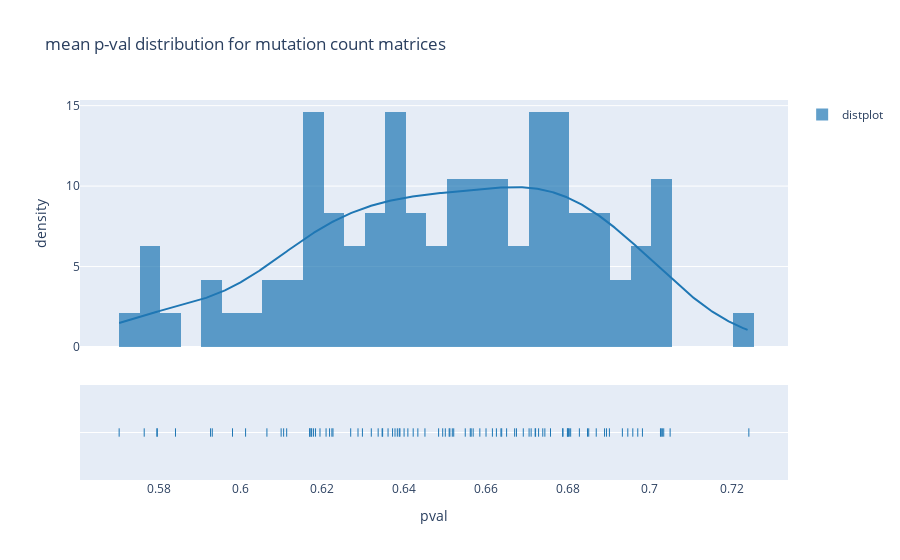

Write notebook code for a chart like this one.
### Code cell
hist_data= mut_means[~np.isnan(mut_means)]
hist_data= [hist_data]
group_labels = ['distplot'] # name of the dataset

fig = ff.create_distplot(hist_data, group_labels,
                        bin_size=.005)


fig.update_layout(title_text='mean p-val distribution for mutation count matrices')
fig.update_layout(xaxis_title= 'pval')
fig.update_layout(yaxis_title= 'density')

### Figure 1 — Plotly figure (JSON) as saved in the notebook; plotly's stock layout.template omitted (floating-point values rounded to 4 significant figures; data arrays with more than 128 entries replaced by an {"elided": "..."} marker saying what was removed)
{"data": [{"autobinx": false, "histnorm": "probability density", "legendgroup": "distplot", "marker": {"color": "rgb(31, 119, 180)"}, "name": "distplot", "opacity": 0.7, "type": "histogram", "x": [0.6388, 0.6901, 0.6894, 0.6377, 0.6674, 0.7028, 0.66, 0.6799, 0.6803, 0.7034, 0.685, 0.6828, 0.6484, 0.6933, 0.6757, 0.6847, 0.651, 0.6636, 0.6743, 0.6615, 0.6625, 0.6669, 0.6561, 0.6801, 0.6806, 0.7026, 0.6638, 0.6958, 0.6787, 0.6982, 0.6517, 0.6433, 0.6194, 0.6217, 0.6113, 0.6226, 0.5841, 0.5927, 0.5931, 0.5795, 0.6169, 0.6269, 0.665, 0.6174, 0.598, 0.6371, 0.6178, 0.6099, 0.6287, 0.6347, 0.5765, 0.6494, 0.6012, 0.6399, 0.6223, 0.6172, 0.6105, 0.5797, 0.5703, 0.636, 0.6064, 0.6389, 0.6169, 0.6183, 0.6346, 0.6728, 0.6691, 0.6738, 0.6563, 0.6584, 0.7242, 0.6549, 0.6705, 0.6869, 0.7049, 0.6889, 0.65, 0.6319, 0.697, 0.6422, 0.6336, 0.6298, 0.671, 0.6787, 0.6521, 0.6383, 0.6798, 0.6511, 0.645, 0.6721, 0.6946, 0.672, 0.6568, 0.6409, 0.703, 0.6209], "xaxis": "x", "xbins": {"end": 0.7242, "size": 0.005, "start": 0.5703}, "yaxis": "y"}, {"legendgroup": "distplot", "marker": {"color": "rgb(31, 119, 180)"}, "mode": "lines", "name": "distplot", "showlegend": false, "type": "scatter", "x": {"elided": "500 float values"}, "xaxis": "x", "y": {"elided": "500 float values"}, "yaxis": "y"}, {"legendgroup": "distplot", "marker": {"color": "rgb(31, 119, 180)", "symbol": "line-ns-open"}, "mode": "markers", "name": "distplot", "showlegend": false, "type": "scatter", "x": [0.6388, 0.6901, 0.6894, 0.6377, 0.6674, 0.7028, 0.66, 0.6799, 0.6803, 0.7034, 0.685, 0.6828, 0.6484, 0.6933, 0.6757, 0.6847, 0.651, 0.6636, 0.6743, 0.6615, 0.6625, 0.6669, 0.6561, 0.6801, 0.6806, 0.7026, 0.6638, 0.6958, 0.6787, 0.6982, 0.6517, 0.6433, 0.6194, 0.6217, 0.6113, 0.6226, 0.5841, 0.5927, 0.5931, 0.5795, 0.6169, 0.6269, 0.665, 0.6174, 0.598, 0.6371, 0.6178, 0.6099, 0.6287, 0.6347, 0.5765, 0.6494, 0.6012, 0.6399, 0.6223, 0.6172, 0.6105, 0.5797, 0.5703, 0.636, 0.6064, 0.6389, 0.6169, 0.6183, 0.6346, 0.6728, 0.6691, 0.6738, 0.6563, 0.6584, 0.7242, 0.6549, 0.6705, 0.6869, 0.7049, 0.6889, 0.65, 0.6319, 0.697, 0.6422, 0.6336, 0.6298, 0.671, 0.6787, 0.6521, 0.6383, 0.6798, 0.6511, 0.645, 0.6721, 0.6946, 0.672, 0.6568, 0.6409, 0.703, 0.6209], "xaxis": "x", "y": ["distplot", "distplot", "distplot", "distplot", "distplot", "distplot", "distplot", "distplot", "distplot", "distplot", "distplot", "distplot", "distplot", "distplot", "distplot", "distplot", "distplot", "distplot", "distplot", "distplot", "distplot", "distplot", "distplot", "distplot", "distplot", "distplot", "distplot", "distplot", "distplot", "distplot", "distplot", "distplot", "distplot", "distplot", "distplot", "distplot", "distplot", "distplot", "distplot", "distplot", "distplot", "distplot", "distplot", "distplot", "distplot", "distplot", "distplot", "distplot", "distplot", "distplot", "distplot", "distplot", "distplot", "distplot", "distplot", "distplot", "distplot", "distplot", "distplot", "distplot", "distplot", "distplot", "distplot", "distplot", "distplot", "distplot", "distplot", "distplot", "distplot", "distplot", "distplot", "distplot", "distplot", "distplot", "distplot", "distplot", "distplot", "distplot", "distplot", "distplot", "distplot", "distplot", "distplot", "distplot", "distplot", "distplot", "distplot", "distplot", "distplot", "distplot", "distplot", "distplot", "distplot", "distplot", "distplot", "distplot"], "yaxis": "y2"}], "layout": {"barmode": "overlay", "hovermode": "closest", "legend": {"traceorder": "reversed"}, "title": {"text": "mean p-val distribution for mutation count matrices"}, "xaxis": {"anchor": "y2", "domain": [0, 1], "title": {"text": "pval"}, "zeroline": false}, "yaxis": {"anchor": "free", "domain": [0.35, 1], "position": 0, "title": {"text": "density"}}, "yaxis2": {"anchor": "x", "domain": [0, 0.25], "dtick": 1, "showticklabels": false}}}
